Frame 1 (no input): blank canvas, image omitted
Frame 60 (no input): blank canvas, image omitted
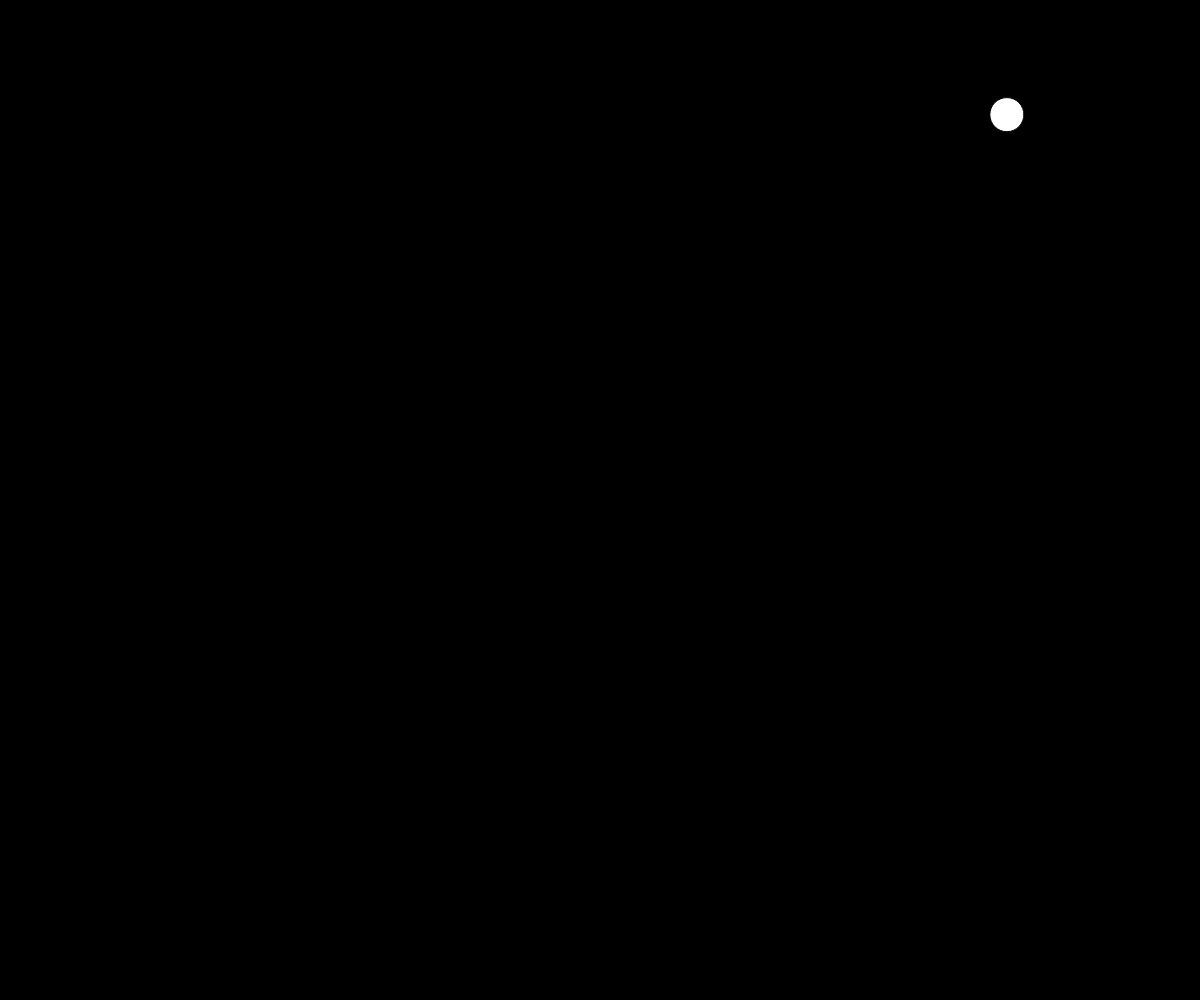
Frame 120 (the mouse pressed at the canvas centre since frame 60)

The p5.js sketch whose frames 1 and 60 were blank and that drew this single picture after the mouse press (run headless with seeded random() and noise() and a simulated clock; from frame 60 on, the mouse is pressed at the canvas centre):

// p5.js sketch
// ── sketch.js
// Project Title
// Your Name
// Date
//
// Extra for Experts:
// - describe what you did to take this project "above and beyond"

let ball_array = [];
function setup() {
  createCanvas(windowWidth, windowHeight);
}

function draw() {
  background(0);
  for (let item of ball_array){
    item.x += item.dx;
    item.y += item.dy;
    circle(item.x, item.y, item.radius);
  }
}
 
function mousePressed(){
  spawn_ball();
}



function spawn_ball(){
  let ball = {
    x: random(width),
    y: random(height),
    dx: random(-5,5),
    dy: random(-5,5),
    radius: random(10,40)
  };
  ball_array.push(ball);
}
